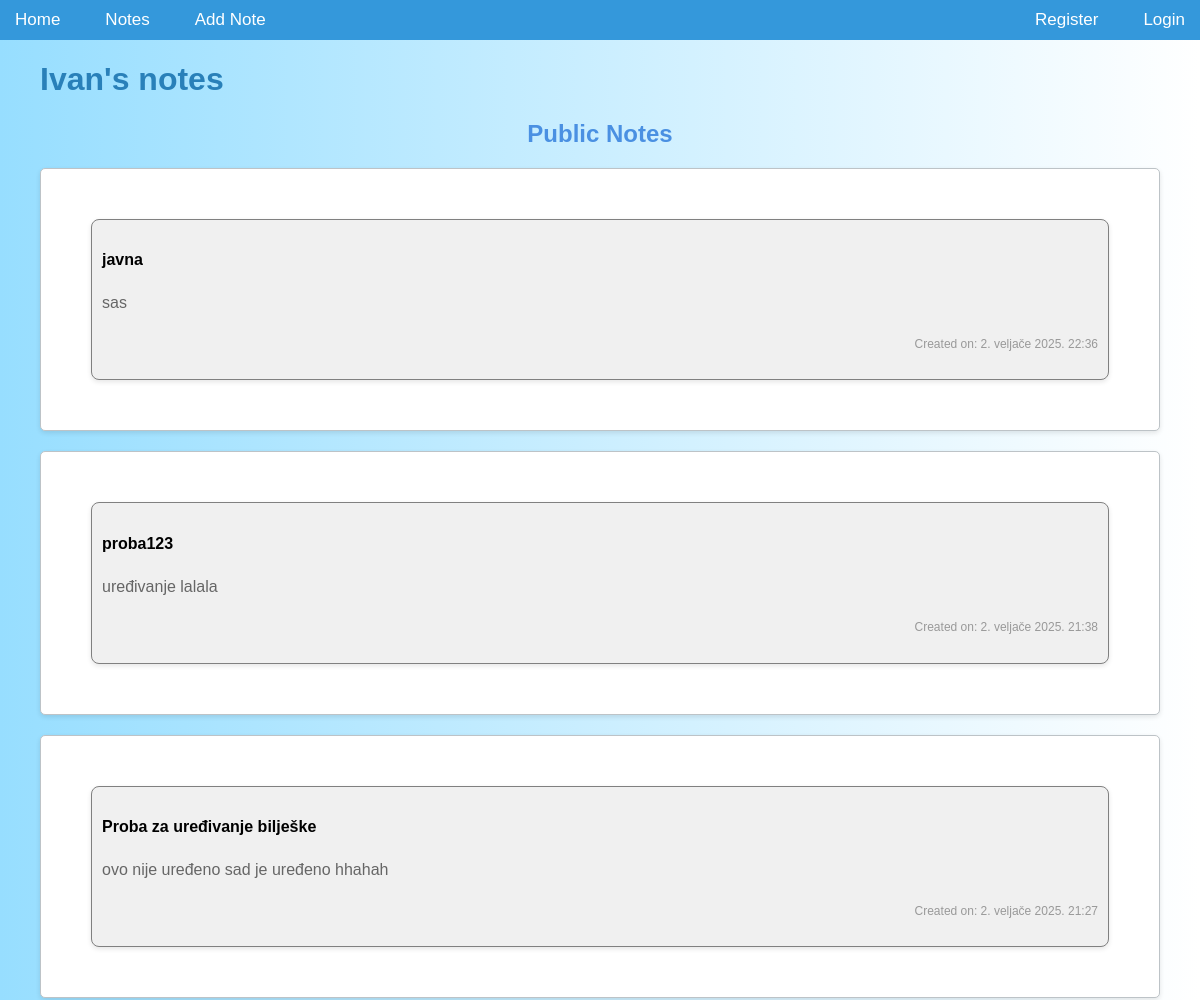
The page /accounts/profile/3 (upper part) on the database as committed earlier.
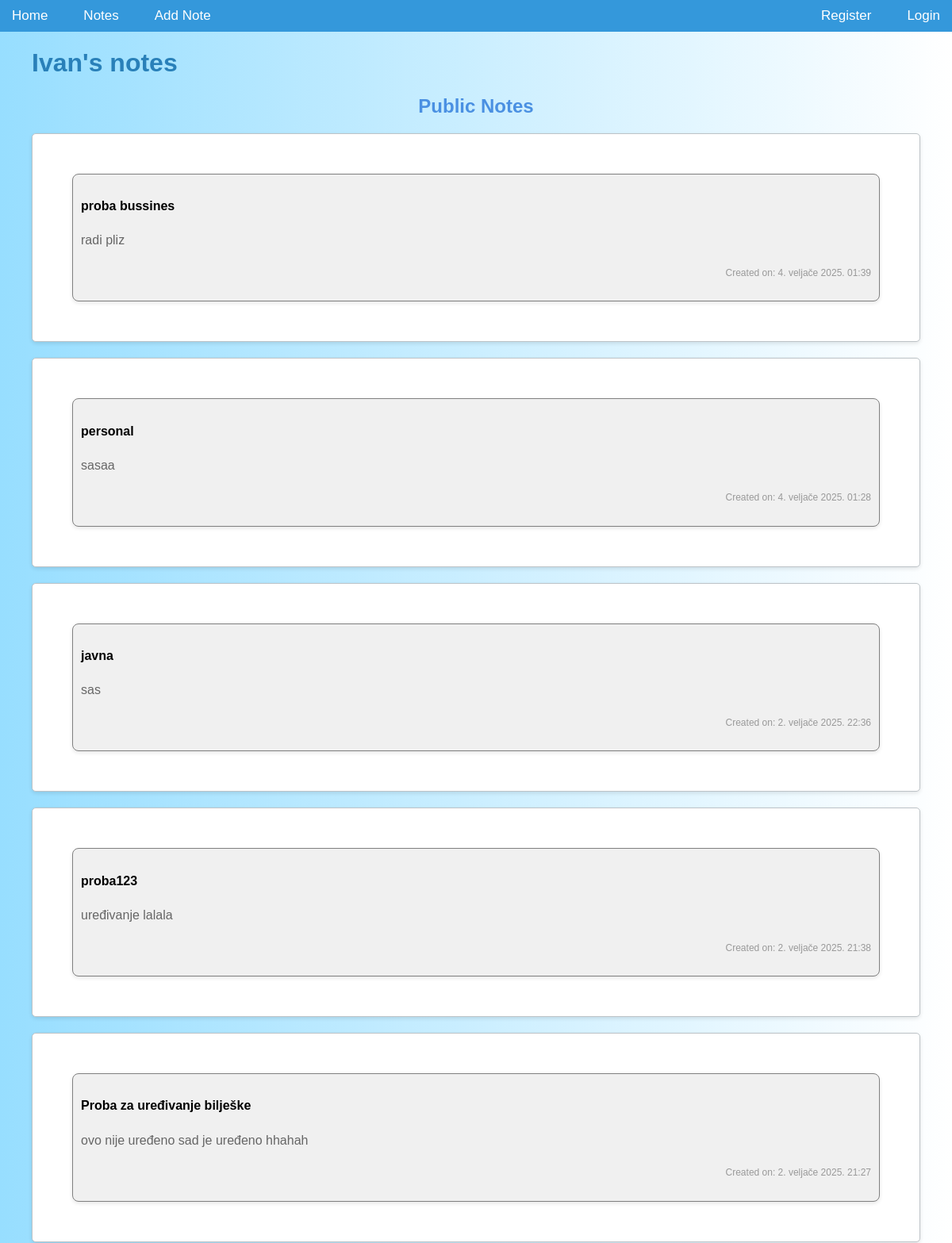
The same page on the database as committed later.
### notes/models.py (models this page shows, shortened)
class Note(models.Model):
    ROLE_CHOICES = [
        ('hobbies', 'Hobbies'),
        ('movies', 'Movies'),
        ('school', 'School'),
        ('work', 'Work'),
        ('music', 'Music'),
        ('personal', 'Personal'),
    ]
    CATEGORY_CHOICES = [
        ('business', 'Business'),
        ('personal', 'Personal'),
    ]
    user = models.ForeignKey('accounts.CustomUser', on_delete=models.CASCADE, null=True, blank=True, related_name='notes')
    title = models.CharField(max_length=200)
    content = models.TextField()
    pub_date = models.DateTimeField(auto_now_add=True)
    likes = models.PositiveIntegerField(default=0)
    private_notes = models.ManyToManyField(PrivateNoteModel, blank=True)
    is_public = models.BooleanField(default=True)
    is_important = models.BooleanField(default=False)
    is_locked = models.BooleanField(default=False)
    password = models.CharField(max_length=100, null=True, blank=True)
    completed = models.BooleanField(default=False)
    is_private = models.BooleanField(default=False)
    role = models.CharField(max_length=20, choices=ROLE_CHOICES, blank=True, null=True)
    approved = models.BooleanField(default=False)
    category = models.CharField(max_length=20, choices=CATEGORY_CHOICES, default='personal')

### accounts/views.py (the view)
# urls.py: path('profile/<int:user_id>', views.profile, name="profile"),
def profile(request, user_id):
    user = get_object_or_404(CustomUser, pk=user_id)
    try:
        account = user.account
    except Account.DoesNotExist:
        account = None
    regular_user = account.regular_user if account else None
    superuser = account.superuser if account else None
    notes = Note.objects.filter(user=user)
    notes = Note.objects.filter(user=user)
    public_notes = notes.filter(is_public=True).order_by('-is_important', '-pub_date')
    if request.user == user:
        private_notes = notes.filter(is_private=True).order_by('-pub_date')
    else:
        private_notes = None
    context = {
        'profile_user': user,
        'account': account,
        'regular_user': regular_user,
        'superuser': superuser,
        'private_notes': private_notes,
        'public_notes': public_notes,
    }
    return render(request, 'accounts/profile.html', context)

### accounts/templates/accounts/profile.html (shortened to what this page needs)
{% extends 'notes/base.html' %}
{% block content %}
<div class="container">
  <h1 class="mb-5 mt-5 text-center">{{ profile_user.username }}'s notes</h1>
  <div class="row justify-content-center">
      <div class="col-md-8">
          <h2 class="mt-5 mb-4 text-center">Public Notes</h2>
          {% for note in public_notes %}
              <div class="card my-4 shadow-sm p-3">
                  <div class="card-body">
                      <div class="note {% if note.category == 'business' %} business-note {% elif note.category == 'personal' %} personal-note {% endif %}">
                          <h4>{{ note.title }}</h4>
                          <p>{{ note.content }}</p>
                          <p><small>Created on: {{ note.pub_date }}</small></p>
                      </div>
                  </div>
              </div>
          {% empty %}
              <p class="text-center">No public notes available.</p>
          {% endfor %}
      </div>
  </div>
</div>
{% endblock %}

Rows that differ between the two databases and show on the page:
added Note: title "proba bussines", content "radi pliz", pub_date "4. veljače 2025. 01:39"
added Note: title "personal", content "sasaa", pub_date "4. veljače 2025. 01:28"
